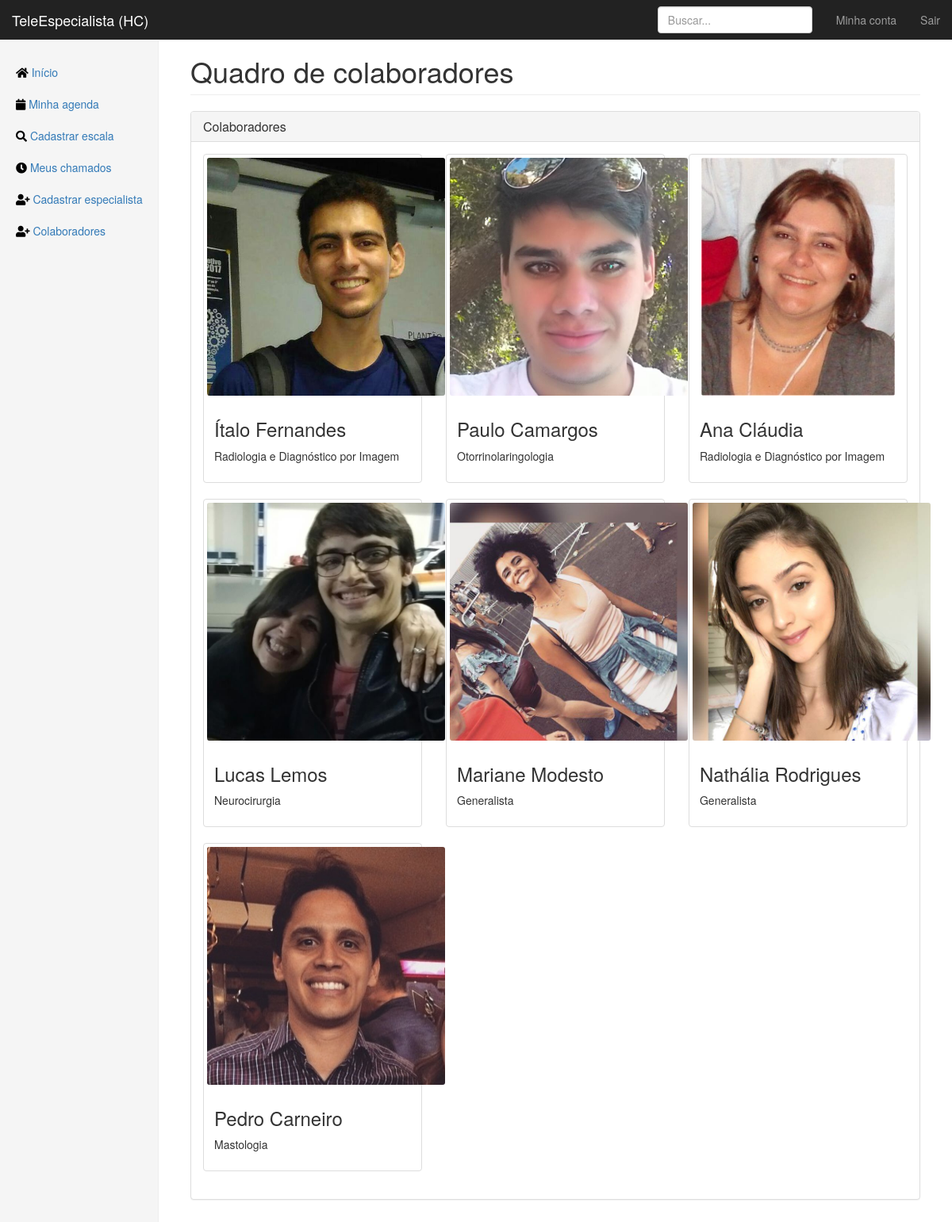
The app's page /staff (signed in) with its own data.
### app/models.py (models this page shows, shortened)
class User(db.Model, UserMixin):
    id = db.Column(db.Integer, primary_key=True)
    email = db.Column(db.String(120), unique=True, nullable=False)
    password = db.Column(db.String(64), nullable=False)
    image_file = db.Column(db.String(100))
    crm = db.Column(db.Integer, unique=True, nullable=False)
    fullname = db.Column(db.String(256), nullable=False)
    birthdate = db.Column(db.DateTime)
    birthcity = db.Column(db.String(256))
    birthstate = db.Column(db.String(2))
    rg = db.Column(db.String(12), unique=True, nullable=False)
    cpf = db.Column(db.String(12), unique=True, nullable=False)
    cep = db.Column(db.Integer)
    place = db.Column(db.String(64))
    address = db.Column(db.String(256))
    neighborhood = db.Column(db.String(128))
    city = db.Column(db.String(128))
    state = db.Column(db.String(2))
    phone_1 = db.Column(db.String(16), nullable=False)
    phone_2 = db.Column(db.String(16))
    specialties = db.relationship('Specialty', secondary=joinsSpecialtyUser,
    backref=db.backref('doctors', lazy='dynamic'))
    consultas = db.relationship('Consulta', secondary=joinConsultaUser,
    backref=db.backref('doctors', lazy='dynamic'))
    shifts = db.relationship('Calendar', secondary=joinCalendarUser,
    backref=db.backref('doctor', lazy='dynamic'))

class Specialty(db.Model):
    id = db.Column(db.Integer, primary_key=True)
    specialty = db.Column(db.String(64), unique=True, nullable=False)
    service_days = db.relationship('Calendar', backref='specialty')

### app/routes.py (the view)
@app.route("/staff")
@login_required
def staff():
    u = User.query.all()
    return render_template("staff.html", title="Colaboradores-TeleEspecialista", users=u)

### app/models.py (called while the page is built)
@login_manager.user_loader
def load_user(user_id):
    return User.query.get(int(user_id))

### app/templates/staff.html
{% if current_user.specialties[0].specialty == 'Geral' %}
{% extends "layout.html" %}
{% else %}
{% extends "layout_specialist.html" %}
{% endif %}
{% block content %}
<h1 class="page-header">Quadro de colaboradores</h1>
<div class="panel panel-default">
    <div class="panel-heading">
        <h3 class="panel-title">Colaboradores</h3>
    </div>
    <div class="panel-body">
        <div class="row">
            {% for u in users %}
            <div class="col-sm-6 col-md-4">
                <div class="thumbnail">
                <center>
                <img
                src="{{ url_for('static', filename='profilePics/' + u.image_file) }}"
                alt="User Picture"
                height= "300px"
                style="border-radius:1%">
                </center>
                <div class="caption">
                    <h3>{{ u.fullname }}</h3>
                    {% if u.specialties[0].specialty == 'Geral' %}
                    <p>Generalista</p>
                    {% else %}
                    <p>{{ u.specialties[0].specialty }}</p>
                    {% endif %}
                </div>
                </div>
            </div>
            {% endfor %}
        </div>
    </div>
</div>
{% endblock content %}

### app/static/css/dashboard.css (style rules this page uses)
body { padding-top: 50px; }
.main .page-header { margin-top: 0; }

### app/static/css/mainLogged.css (style rules this page uses)
.thumbnail p, .thumbnail h4 { white-space: nowrap; text-overflow: ellipsis; overflow: hidden; }

### records on screen
User: image_file (picture), fullname "Ítalo Fernandes", specialty "Radiologia e Diagnóstico por Imagem"
User: image_file (picture), fullname "Paulo Camargos", specialty "Otorrinolaringologia"
User: image_file (picture), fullname "Ana Cláudia", specialty "Radiologia e Diagnóstico por Imagem"
User: image_file (picture), fullname "Lucas Lemos", specialty "Neurocirurgia"
User: image_file (picture), fullname "Mariane Modesto", shows "Generalista"
User: image_file (picture), fullname "Nathália Rodrigues", shows "Generalista"
User: image_file (picture), fullname "Pedro Carneiro", specialty "Mastologia"
